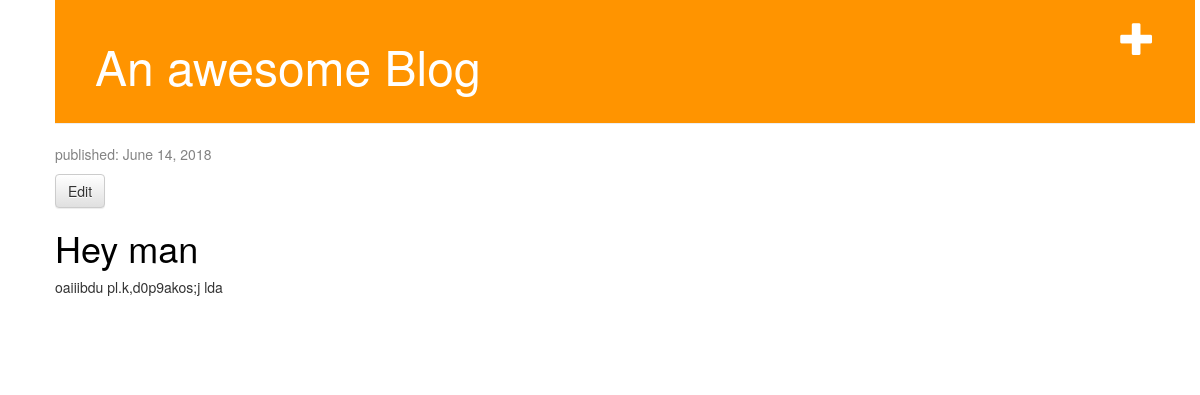
Page /posts/1/ on the earlier database version.
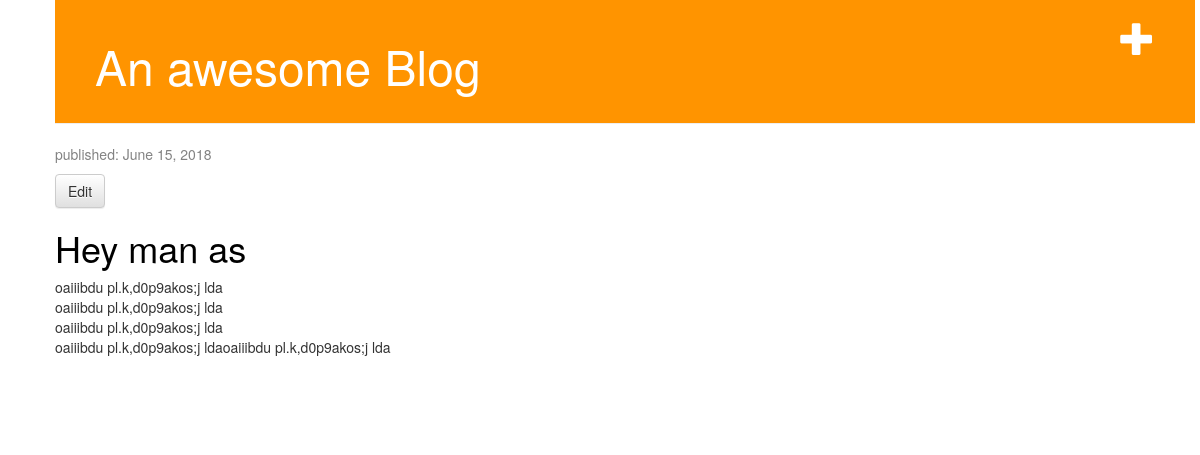
Same page on the later database version.
### blog/models.py (models this page shows, shortened)
class Post(models.Model):
    author = models.ForeignKey('auth.user',on_delete=models.CASCADE)
    title = models.CharField(max_length=225,null=True)
    text = models.TextField(null=True,blank=True)
    created_date = models.DateField(default=timezone.now)
    published_date = models.DateField(blank=True,null=True)

### blog/views.py (the view)
# urls.py: path('posts/<int:post_id>/', views.detail, name='detail'),
def detail(request, post_id):
    post = get_object_or_404(Post,id=post_id)
    return render(request,'blog/post_detail.html',{'post': post})

### blog/templates/blog/post_detail.html
{% extends "blog/base.html" %}
{% block content %}
<div class="post">
        <div class="date">
            <p>published: {{ post.published_date }}</p>
        </div>
        <a class="btn btn-default" href="{% url 'edit' post_id=post.pk %}">Edit</a>
        <h1><a href="">{{ post.title }}</a></h1>
        <p>{{ post.text|linebreaksbr }}</p>
    </div>
{% endblock content %}

### blog/templates/blog/base.html (shortened to what this page needs)
{% load static%}
<html>
    <head>
        <link rel="stylesheet" href="//maxcdn.bootstrapcdn.com/bootstrap/3.2.0/css/bootstrap.min.css">
        <link rel="stylesheet" href="//maxcdn.bootstrapcdn.com/bootstrap/3.2.0/css/bootstrap-theme.min.css">
        <link rel="stylesheet" href="{% static 'blog/css/blog.css' %}">
    </head>
    <body>
        <div class="content container">
                <div class="page-header">
                        <a href="{% url 'new_post' %}" class="top-menu"><span class="glyphicon glyphicon-plus"></span></a>
                        <h1><a href="/">An awesome Blog</a></h1>
                    </div>
            <div class="row">
                <div class="col-md-8">
                        {% block content %}
                        {% endblock %}
                    </div>
                </div>
            </div>
        </body>
    </html>

### blog/static/blog/css/blog.css (style rules this page uses)
.page-header { background-color: #ff9400; margin-top: 0; padding: 20px 20px 20px 40px; }
.page-header h1, .page-header h1 a, .page-header h1 a:visited, .page-header h1 a:active { color: #ffffff; font-size: 36pt; text-decoration: none; }
.content { margin-left: 40px; }
.date { color: #828282; }
.top-menu, .top-menu:hover, .top-menu:visited { color: #ffffff; float: right; font-size: 26pt; margin-right: 20px; }
.post { margin-bottom: 70px; }
.post h1 a, .post h1 a:visited { color: #000000; }

Differences in the rows shown:
changed Post: published_date "June 14, 2018" → "June 15, 2018"; title "Hey man" → "Hey man as"; text "oaiiibdu pl.k,d0p9akos;j lda" → "oaiiibdu pl.k,d0p9akos;j lda oaiiibdu pl.k,d0p9akos;j lda oaiiibdu pl.k,d0p9akos;j lda oaiiibdu pl.k,d0p9akos;j ldaoaiiibdu pl.k,d0p9akos;j lda"
